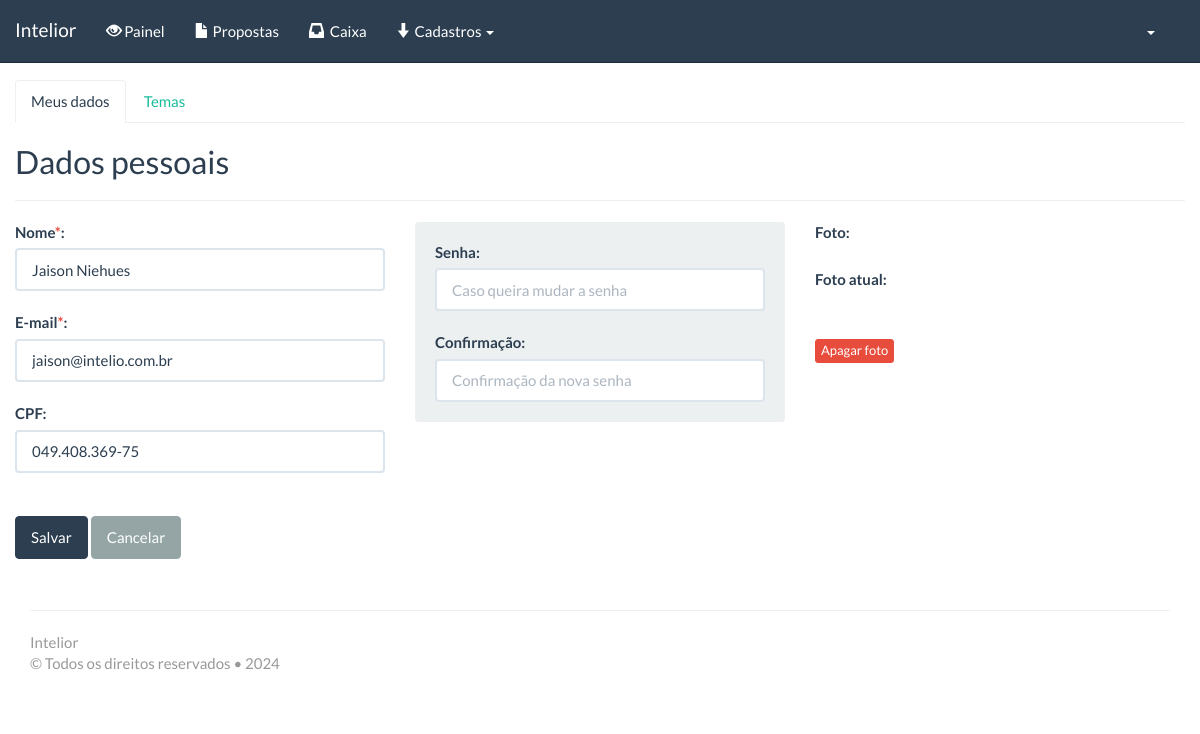
/?pagina=acesso/dados (signed in), run on the app's committed database.
### tables this page shows
CREATE TABLE `usuarios` (
  `id_usuario` int(11) unsigned NOT NULL AUTO_INCREMENT,
  `id_pessoa` int(11) DEFAULT NULL,
  `senha` varchar(255) DEFAULT NULL,
  `senha_sem` varchar(255) DEFAULT NULL,
  `perfil` tinyint(4) DEFAULT NULL,
  `tema` varchar(255) DEFAULT NULL,
  `foto` varchar(255) DEFAULT NULL,
  `ultimo_login` datetime DEFAULT NULL,
  `id_usuario_criou` int(11) DEFAULT NULL,
  PRIMARY KEY (`id_usuario`)
);

CREATE TABLE `pessoas` (
  `id_pessoa` int(11) unsigned NOT NULL AUTO_INCREMENT,
  `nome` varchar(255) DEFAULT NULL,
  `nome2` varchar(255) NOT NULL DEFAULT '',
  `email` varchar(255) DEFAULT NULL,
  `cpf_cnpj` varchar(255) DEFAULT NULL,
  `status` int(11) DEFAULT NULL,
  `id_usuario` int(11) DEFAULT NULL,
  `id_acesso` int(11) DEFAULT NULL,
  PRIMARY KEY (`id_pessoa`)
);

### includes/funcoes.php (called while the page is built, shortened)
<?php
function pode_um($area, $permissao) {
	$contem= strpos($permissao, $area);
	if ($contem!==false) $retorno= true;
	else $retorno= false;
	return($retorno);
}
function pode($areas, $permissao) {
	$tamanho= strlen($areas);
	$retorno= false;
	for ($i=0; $i<$tamanho; $i++) {
		if (pode_um($areas[$i], $permissao)) {
			$retorno=true;
			break;
		}
	}
	return($retorno);
}
?>

### _acesso/__dados.php (the view, shortened to what this page needs)
<?
if (pode("1234", $_SESSION["perfil"])) {
	$result= mysql_query("select * from  usuarios, pessoas
							where usuarios.id_usuario = '". $_SESSION["id_usuario"] ."'
							and   pessoas.id_pessoa = usuarios.id_pessoa
							limit 1
							") or die(mysql_error());
	$rs= mysql_fetch_object($result);
?>
<div class="container">
	<div class="row">
		<? if (pode("12", $_SESSION["perfil"])) include('includes/arquivos/dados_menu.php'); ?>
		<form enctype="multipart/form-data" action="<?= AJAX_FORM; ?>formDadosPessoais" method="post" name="form">
			<div class="page-header">
				<h2>Dados pessoais</h2>
			</div>
	        <div class="row">
	        	<div class="col-md-4">
	                <label for="nome">Nome<span class="text-danger">*</span>:</label>
	                <input class="form-control" type="text" name="nome" id="nome" value="<?= $rs->nome; ?>" placeholder="Nome" required="required" />
					<br />
	                <label for="email">E-mail<span class="text-danger">*</span>:</label>
	                <input class="form-control" type="email" name="email" id="email" value="<?= $rs->email; ?>" placeholder="E-mail" required="required" />
					<br />
					<label for="cpf">CPF:</label>
	                <input class="form-control" type="text" name="cpf_cnpj" id="cpf_cnpj" value="<?= $rs->cpf_cnpj; ?>" placeholder="" />
	                <br />
	        	</div>
	        	<div class="col-md-4">
					<div class="well">
						<label for="senha">Senha:</label>
		            	<input class="form-control" type="password" name="senha" id="senha" placeholder="Caso queira mudar a senha" />
						<br />
		            	<label for="senha2">Confirmação:</label>
		            	<input class="form-control" type="password" name="senha2" id="senha2" placeholder="Confirmação da nova senha" />
	            	</div>
	        	</div>
				<div class="col-md-4">
	            	<label>Foto:</label>
					<br /><br />
					<? if ($rs->foto!="") { ?>
					<label>Foto atual:</label>
		            <div id="foto_area">
		            </div>
	            	<br />
		            <a id="foto_usuario_excluir" class="btn btn-xs btn-danger" href="javascript:apagaArquivo('<?=$rs->id_usuario;?>', '<?= $rs->foto; ?>');">Apagar foto</a> <br /><br />
		            <? } ?>
				</div>
	        </div>
			<br />
		    <div class="form-actions">
		    	<button class="btn btn-primary" type="submit" data-loading-text="Salvando...">Salvar</button>
				<a type="button" class="btn btn-default cancelar" href="./?pagina=painel">Cancelar</a>
		    </div>
		</form>
	</div>
</div>
<? } ?>

### style.css (style rules this page uses)
html, body { height: 100%; width: 100%; position: relative; }
* { outline: 0 !important; }
body { padding-top: 80px; }
.page-header { margin-top: 20px; }

### style_print.css (style rules this page uses)
a, a:before, a:after { content: "" important; }
span { font-family: "Helvetica Neue", Helvetica, Arial, sans-serif !important; font-size: 13px !important; line-height: 19px !important; }
body { font-weight: 200; line-height: 20.5px; font-size: 14.5px; letter-spacing: 0; }
h1, h2, h3, h4, h5, h6, .h1, .h2, .h3, .h4, .h5, .h6 { line-height: 1.3; }

### data on the page
usuarios: nome "Jaison Niehues", email "jaison@intelio.com.br", cpf_cnpj "049.408.369-75"

### other printed values
SISTEMA_NOME "Intelior"
$txt_adm "Cadastros"
SISTEMA_NOME_COMPLETO "Intelior"
